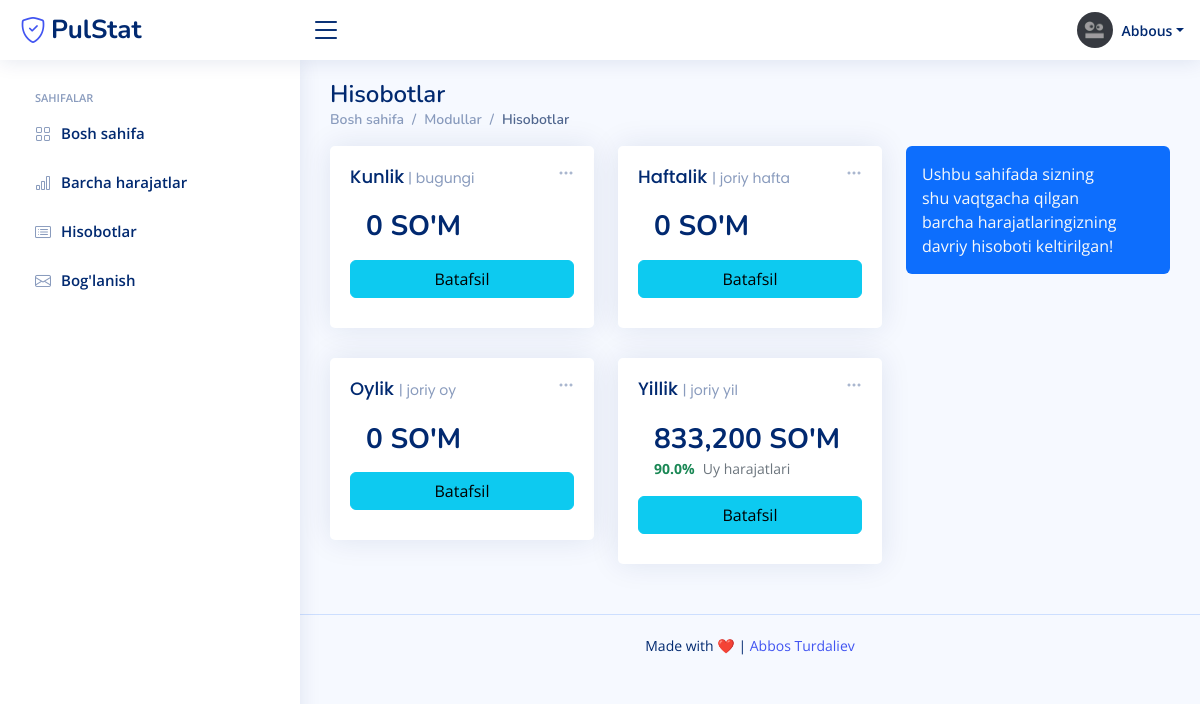
Page /modules/statExpenses.php (signed in) on the committed database.
### tables this page shows
CREATE TABLE `users` (
  `user_id` int(11) NOT NULL AUTO_INCREMENT,
  `name` varchar(50) NOT NULL,
  `email` varchar(50) NOT NULL,
  `photo` varchar(50) NOT NULL DEFAULT 'empty.png',
  `password` varchar(50) NOT NULL,
  `telegram` varchar(21) NOT NULL,
  `reg_date` datetime NOT NULL,
  `rights` int(11) NOT NULL DEFAULT '0',
  `maxExpense` int(11) NOT NULL DEFAULT '40000',
  PRIMARY KEY (`user_id`)
);

CREATE TABLE `expenses` (
  `expense_id` int(20) NOT NULL AUTO_INCREMENT,
  `user_id` varchar(15) NOT NULL,
  `expense` int(20) NOT NULL,
  `expensedate` varchar(15) NOT NULL,
  `expensecategory` varchar(50) NOT NULL,
  `comm` text NOT NULL,
  PRIMARY KEY (`expense_id`)
);

### config/config.php (called while the page is built, shortened)
<?php
$user_id = $_COOKIE['user_id'];

### modules/statExpenses.php (the view, shortened to what this page needs)
<?php
require('../config/config.php');
require('../includes/header.php');
echo bc("Hisobotlar");
$kun = isset($_GET['kun']) ? trim($_GET['kun']) : 'bugun';
$hafta = isset($_GET['hafta']) ? trim($_GET['hafta']) : 'joriy';
$oy = isset($_GET['oy']) ? trim($_GET['oy']) : 'joriy';
$yil = isset($_GET['yil']) ? trim($_GET['yil']) : 'joriy';
if ($kun == "kecha"){
    $kwhere = "`expensedate` = DATE_SUB(CURRENT_DATE(),INTERVAL 1 DAY)";
}else{
    $kun= "bugun";
    $kwhere = "`expensedate` = '".date("Y-m-d")."'";
}
    $kunn = $conn->query("SELECT SUM(`expense`) as `expense` FROM `expenses` WHERE `user_id` = $user_id AND $kwhere")->fetch();
if ($hafta == "avvalgi"){
    $hafta = "avvalgi";
    $hwhere = "week(`expensedate`, 1) = week(now(), 1)-1";
}else{
    $hafta = "joriy";
    $hwhere = "week(`expensedate`, 1) = week(now(), 1)";
}
    $haftaa = $conn->query("SELECT SUM(`expense`) as `expense` FROM `expenses` WHERE `user_id` = $user_id AND $hwhere")->fetch();
if ($oy == "avvalgi"){
    $oy = "avvalgi";
    $owhere = "month(`expensedate`) = month(now())-1";
}else{
    $oy = "joriy";
    $owhere = "month(`expensedate`) = month(now())";
}
    $oyy = $conn->query("SELECT SUM(`expense`) as `expense` FROM `expenses` WHERE `user_id` = $user_id AND $owhere")->fetch();
if ($yil == "avvalgi"){
    $yil = "avvalgi";
    $ywhere = "year(`expensedate`) = year(now())-1";
}else{
    $yil = "joriy";
    $ywhere = "year(`expensedate`) = year(now())";
}
    $yill = $conn->query("SELECT SUM(`expense`) as `expense` FROM `expenses` WHERE `user_id` = $user_id AND $ywhere")->fetch();
echo '<section class="section dashboard">
<div class="row"><div class="col-lg-8"><div class="row">';
    echo '<div class="col-xxl-4 col-md-6"><div class="card info-card sales-card"><div class="filter"> <a class="icon" href="#" data-bs-toggle="dropdown"><i class="bi bi-three-dots"></i></a><ul class="dropdown-menu dropdown-menu-end dropdown-menu-arrow"><li class="dropdown-header text-start"><h6>Filtrlash</h6></li><li><a class="dropdown-item" href="?kun=bugun">Bugun</a></li><li><a class="dropdown-item" href="?kun=kecha">Kecha</a></li></ul></div><div class="card-body"><h5 class="card-title">Kunlik<span> | '.$kun.'gi</span></h5><div class="d-flex align-items-center"><div class="ps-3"><h6>'.number_format($kunn['expense']).' SO\'M</h6>';
    echo '</div></div><div class="d-grid gap-2 mt-3"> <a href="" class="btn btn-info">Batafsil</a></div></div></div></div>
    <div class="col-xxl-4 col-md-6"><div class="card info-card revenue-card"><div class="filter"> <a class="icon" href="#" data-bs-toggle="dropdown"><i class="bi bi-three-dots"></i></a><ul class="dropdown-menu dropdown-menu-end dropdown-menu-arrow"><li class="dropdown-header text-start"><h6>Filtrlash</h6></li><li><a class="dropdown-item" href="?act=joriy">Joriy hafta</a></li><li><a class="dropdown-item" href="?hafta=avvalgi">Avvalgi hafta</a></li></ul></div><div class="card-body"><h5 class="card-title">Haftalik <span> | '.$hafta.' hafta</span></h5><div class="d-flex align-items-center"><div class="ps-3"><h6>'.number_format($haftaa['expense']).' SO\'M</h6>';
    echo '</div></div><div class="d-grid gap-2 mt-3"> <a href="" class="btn btn-info">Batafsil</a></div></div></div></div>';
    echo '<div class="col-xxl-4 col-md-6"><div class="card info-card revenue-card"><div class="filter"> <a class="icon" href="#" data-bs-toggle="dropdown"><i class="bi bi-three-dots"></i></a><ul class="dropdown-menu dropdown-menu-end dropdown-menu-arrow"><li class="dropdown-header text-start"><h6>Filtrlash</h6></li><li><a class="dropdown-item" href="?oy=joriy">Joriy oy</a></li><li><a class="dropdown-item" href="?oy=avvalgi">Avvalgi oy</a></li></ul></div><div class="card-body"><h5 class="card-title">Oylik <span> | '.$oy.' oy</span></h5><div class="d-flex align-items-center"><div class="ps-3"><h6>'.number_format($oyy['expense']).' SO\'M</h6>';
    echo '</div></div><div class="d-grid gap-2 mt-3"> <a href="" class="btn btn-info">Batafsil</a></div></div></div></div>';
    echo '<div class="col-xxl-4 col-md-6"><div class="card info-card revenue-card"><div class="filter"> <a class="icon" href="#" data-bs-toggle="dropdown"><i class="bi bi-three-dots"></i></a><ul class="dropdown-menu dropdown-menu-end dropdown-menu-arrow"><li class="dropdown-header text-start"><h6>Filtrlash</h6></li><li><a class="dropdown-item" href="?yil=joriy">Joriy '.date('Y').'-yil</a></li><li><a class="dropdown-item" href="?yil=avvalgi">Avvalgi '.(date('Y')-1).'-yil</a></li></ul></div><div class="card-body"><h5 class="card-title">Yillik <span>| '.$yil.' yil</span></h5><div class="d-flex align-items-center"><div class="ps-3"><h6>'.number_format($yill['expense']).' SO\'M</h6>';
    if ($yill['expense'] != 0){
    $y_top = $conn->query("SELECT * FROM `expenses` WHERE `user_id` = $user_id AND $ywhere ORDER BY `expense` DESC")->fetch();
    $y_t = ($yill['expense']/100);
    $y_top_per = mb_substr($y_top['expense']/$y_t,0,4);
    echo '<span class="text-success small pt-1 fw-bold">'.$y_top_per.'%</span> <span class="text-muted small pt-2 ps-1">'.$y_top['expensecategory'].'</span>';
    }
    echo '</div></div><div class="d-grid gap-2 mt-3"> <a href="" class="btn btn-info">Batafsil</a></div></div></div></div>
</div></div><div class="col-lg-4"><div class="alert alert-primary bg-primary text-light border-0 alert-dismissible fade show" role="alert"> Ushbu sahifada sizning shu vaqtgacha qilgan barcha harajatlaringizning davriy hisoboti keltirilgan!</div></div></div>
                </section>';
require "../includes/footer.php";

### includes/header.php (shortened to what this page needs)
<?php
function bc($title){
    return '<div class="pagetitle">
      <h1>'.$title.'</h1>
      <nav>
        <ol class="breadcrumb">
          <li class="breadcrumb-item"><a href="/">Bosh sahifa</a></li>
          <li class="breadcrumb-item">Modullar</li>
          <li class="breadcrumb-item active">'.$title.'</li>
        </ol>
      </nav>
    </div>';
}
$user = $conn->prepare("SELECT * FROM users WHERE user_id = $user_id");
$user->execute();
$user = $user->fetch();
?><!DOCTYPE html>
<html lang="en">
<head>
  <link href="/assets/vendor/bootstrap/css/bootstrap.min.css" rel="stylesheet">
  <link href="/assets/vendor/bootstrap-icons/bootstrap-icons.css" rel="stylesheet">
  <link href="/assets/css/style.css" rel="stylesheet">
</head>
<body>
  <header id="header" class="header fixed-top d-flex align-items-center">
    <div class="d-flex align-items-center justify-content-between">
      <a href="/" class="logo d-flex align-items-center">
        <i class="bi bi-shield-check" style="font-size:26px;"></i>
        <span class="d-none d-lg-block" style="margin-left:5px;">PulStat</span>
      </a>
      <i class="bi bi-list toggle-sidebar-btn"></i>
    </div>
    <nav class="header-nav ms-auto">
      <ul class="d-flex align-items-center">
        <li class="nav-item dropdown pe-3">
          <a class="nav-link nav-profile d-flex align-items-center pe-0" href="#" data-bs-toggle="dropdown">
            <img src="/assets/img/<?php echo $user['photo'];?>" alt="Profile" class="rounded-circle">
            <span class="d-none d-md-block dropdown-toggle ps-2"><?php echo $user['name'];
            ?></span>
          </a>
        </li>
      </ul>
    </nav>
  </header>
  <aside id="sidebar" class="sidebar">
    <ul class="sidebar-nav" id="sidebar-nav">
<li class="nav-heading">SAHIFALAR</li>
      <li class="nav-item">
        <a class="nav-link collapsed" href="/?">
          <i class="bi bi-grid"></i>
          <span>Bosh sahifa</span>
        </a>
      </li>
      <li class="nav-item">
        <a class="nav-link collapsed" href="/modules/allExpenses.php">
          <i class="bi bi-bar-chart"></i>
          <span>Barcha harajatlar</span>
        </a>
      </li>
      <li class="nav-item">
        <a class="nav-link collapsed" href="/modules/statExpenses.php">
          <i class="bi bi-card-list"></i>
          <span>Hisobotlar</span>
        </a>
      </li>
      <li class="nav-item">
        <a class="nav-link collapsed" href="/contact.php">
          <i class="bi bi-envelope"></i>
          <span>Bog'lanish</span>
        </a>
      </li>
    </ul>
  </aside>
  <main id="main" class="main">

### assets/css/style.css (style rules this page uses)
:root { scroll-behavior: smooth; }
body { font-family: "Open Sans", sans-serif; background: #f6f9ff; color: #444444; }
a { color: #4154f1; text-decoration: none; }
h1, h2, h3, h4, h5, h6 { font-family: "Nunito", sans-serif; }
#main { margin-top: 60px; padding: 20px 30px; transition: all 0.3s; }
.pagetitle { margin-bottom: 10px; }
.pagetitle h1 { font-size: 24px; margin-bottom: 0; font-weight: 600; color: #012970; }
.card { margin-bottom: 30px; border: none; border-radius: 5px; box-shadow: 0px 0 30px rgba(1, 41, 112, 0.1); }
.card-title { padding: 20px 0 15px 0; font-size: 18px; font-weight: 500; color: #012970; font-family: "Poppins", sans-serif; }
.card-title span { color: #899bbd; font-size: 14px; font-weight: 400; }
.card-body { padding: 0 20px 20px 20px; }
.breadcrumb { font-size: 14px; font-family: "Nunito", sans-serif; color: #899bbd; font-weight: 600; }
.breadcrumb a { color: #899bbd; transition: 0.3s; }
.breadcrumb .breadcrumb-item::before { color: #899bbd; }
.breadcrumb .active { color: #51678f; font-weight: 600; }
.logo { line-height: 1; }
@media (min-width: 1200px) { .logo { width: 280px; } }
.logo span { font-size: 26px; font-weight: 700; color: #012970; font-family: "Nunito", sans-serif; }
.header { transition: all 0.5s; z-index: 997; height: 60px; box-shadow: 0px 2px 20px rgba(1, 41, 112, 0.1); background-color: #fff; padding-left: 20px; }
.header .toggle-sidebar-btn { font-size: 32px; padding-left: 10px; cursor: pointer; color: #012970; }
.header-nav ul { list-style: none; }
.header-nav>ul { margin: 0; padding: 0; }
.header-nav .nav-profile { color: #012970; }
.header-nav .nav-profile img { max-height: 36px; }
.header-nav .nav-profile span { font-size: 14px; font-weight: 600; }
.sidebar { position: fixed; top: 60px; left: 0; bottom: 0; width: 300px; z-index: 996; transition: all 0.3s; padding: 20px; overflow-y: auto; scrollbar-width: thin; scrollbar-color: #aab7cf transparent; box-shadow: 0px 0px 20px rgba(1, 41, 112, 0.1); background-color: #fff; }
@media (min-width: 1200px) { #main, #footer { margin-left: 300px; } }
.sidebar-nav { padding: 0; margin: 0; list-style: none; }
.sidebar-nav li { padding: 0; margin: 0; list-style: none; }
.sidebar-nav .nav-item { margin-bottom: 5px; }
.sidebar-nav .nav-heading { font-size: 11px; text-transform: uppercase; color: #899bbd; font-weight: 600; margin: 10px 0 5px 15px; }
.sidebar-nav .nav-link { display: flex; align-items: center; font-size: 15px; font-weight: 600; color: #4154f1; transition: 0.3; background: #f6f9ff; padding: 10px 15px; border-radius: 4px; }
.sidebar-nav .nav-link i { font-size: 16px; margin-right: 10px; color: #4154f1; }
.sidebar-nav .nav-link.collapsed { color: #012970; background: #fff; }
.sidebar-nav .nav-link.collapsed i { color: #899bbd; }
.dashboard .filter { position: absolute; right: 0px; top: 15px; }
.dashboard .filter .icon { color: #aab7cf; padding-right: 20px; padding-bottom: 5px; transition: 0.3s; font-size: 16px; }
.dashboard .info-card { padding-bottom: 10px; }
.dashboard .info-card h6 { font-size: 28px; color: #012970; font-weight: 700; margin: 0; padding: 0; }

### rows in the picture
users: photo (picture), name "Abbous"
expenses: expensecategory "Uy harajatlari"

### other values in the picture
$title "Hisobotlar"
$kun "bugun"
$kunn['expense'] "0"
$hafta "joriy"
$haftaa['expense'] "0"
$oy "joriy"
$oyy['expense'] "0"
$yil "joriy"
$yill['expense'] "833,200"
$y_top_per "90.0"
